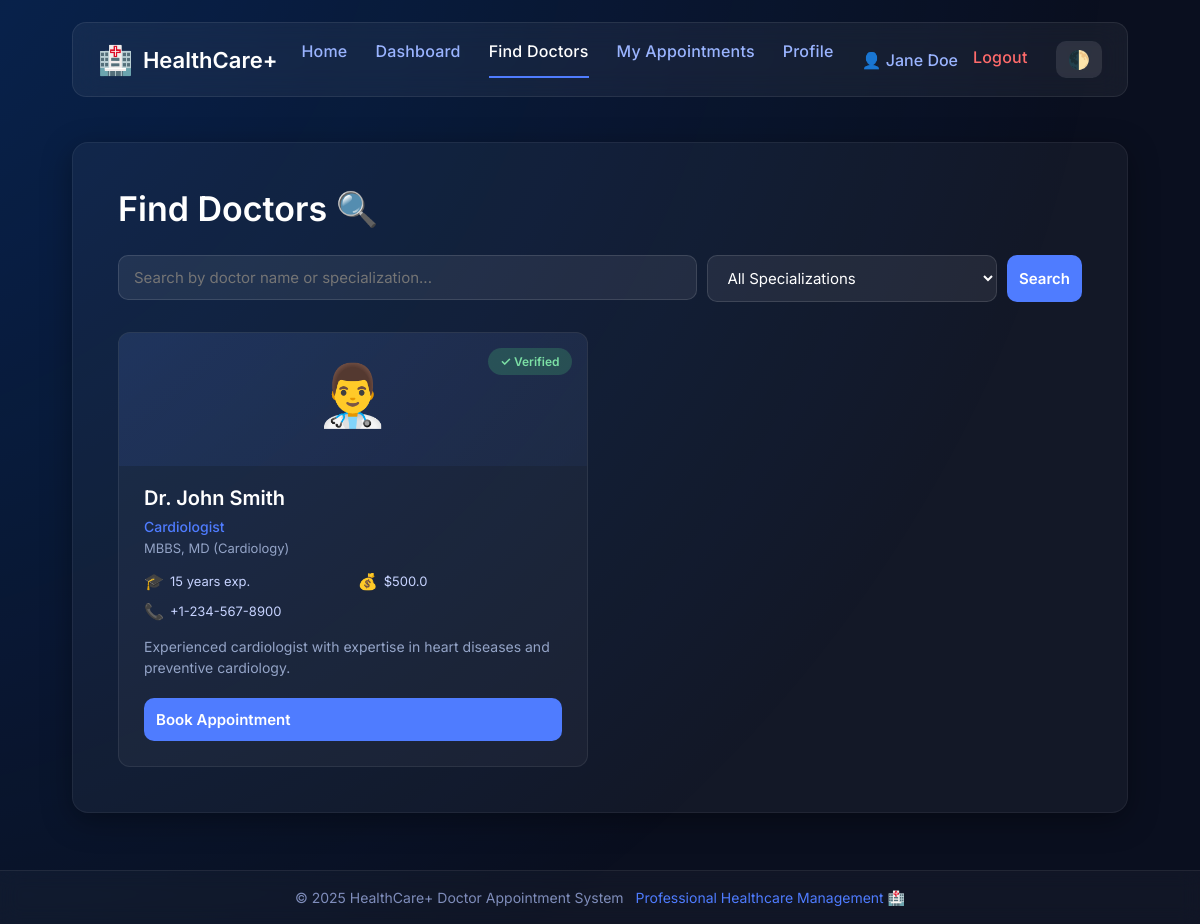
/patient/doctors (signed in), run on an earlier commit of the app's database.
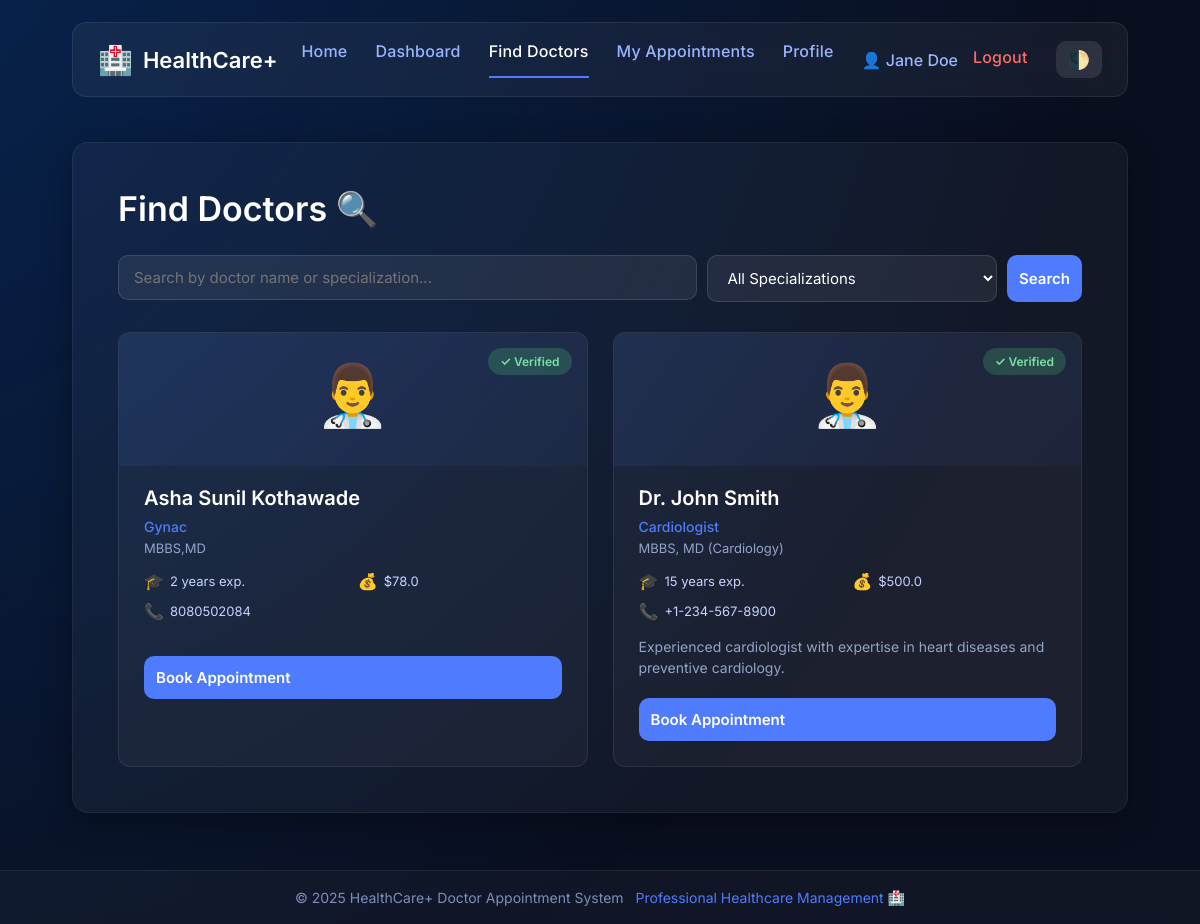
And on a later commit of the database.
### tables this page shows
CREATE TABLE doctors (
id INTEGER PRIMARY KEY AUTOINCREMENT,
user_id INTEGER UNIQUE NOT NULL,
full_name TEXT NOT NULL,
specialization TEXT NOT NULL,
qualification TEXT,
registration_number TEXT UNIQUE NOT NULL,
phone TEXT,
address TEXT,
experience_years INTEGER,
consultation_fee REAL,
bio TEXT,
profile_image TEXT,
is_verified INTEGER DEFAULT 0,
created_at DATETIME DEFAULT CURRENT_TIMESTAMP,
updated_at DATETIME DEFAULT CURRENT_TIMESTAMP,
FOREIGN KEY (user_id) REFERENCES users(id) ON DELETE CASCADE
);

### routes/patient.py (the view)
@patient_bp.route('/doctors')
@patient_required
def find_doctors():
    try:
        with get_db_cursor(patient_bp.config) as cursor:
            search_term = request.args.get('search', '').strip()
            specialization = request.args.get('specialization', '').strip()
            if search_term or specialization:
                doctors = Doctor.search(
                    cursor,
                    search_term=search_term if search_term else None,
                    specialization=specialization if specialization else None
                )
            else:
                doctors = Doctor.get_all_verified(cursor)
            cursor.execute("""
                SELECT DISTINCT specialization
                FROM doctors
                WHERE is_verified = 1
                ORDER BY specialization
            """)
            specializations = [row['specialization']
                               for row in cursor.fetchall()]
            return render_template(
                'patient/doctors.html',
                doctors=doctors,
                specializations=specializations,
                search_term=search_term,
                selected_specialization=specialization,
                title='Find Doctors'
            )
    except Exception as e:
        flash(f'Error loading doctors: {str(e)}', 'error')
        return redirect(url_for('patient.dashboard'))

### models.py (called while the page is built)
    @staticmethod
    def get_all_verified(cursor, limit=None, offset=0):
        query = """
            SELECT d.*, u.email, u.id as user_id
            FROM doctors d
            JOIN users u ON d.user_id = u.id
            WHERE d.is_verified = 1 AND u.is_active = 1
            ORDER BY d.full_name
        """
        if limit:
            query += f" LIMIT {limit} OFFSET {offset}"
        cursor.execute(query)
        return cursor.fetchall()

### utils.py (called while the page is built)
def get_db_connection(config):
    db_path = getattr(config, "DB_PATH", "hospital.db")
    connection = sqlite3.connect(
        db_path,
        detect_types=sqlite3.PARSE_DECLTYPES | sqlite3.PARSE_COLNAMES,
        check_same_thread=False
    )
    connection.row_factory = sqlite3.Row
    connection.execute("PRAGMA foreign_keys = ON")
    return connection

@contextmanager
def get_db_cursor(config):
    connection = get_db_connection(config)
    cursor = connection.cursor()
    try:
        yield cursor
        connection.commit()
    except Exception as e:
        connection.rollback()
        raise e
    finally:
        cursor.close()
        connection.close()

### templates/patient/doctors.html (shortened to what this page needs)
{% extends "base.html" %}
{% block content %}
<div class="page-container">
    <h1>Find Doctors 🔍</h1>
    <div class="search-section">
        <form method="GET" action="{{ url_for('patient.find_doctors') }}" class="search-form">
            <div class="search-row">
                <div class="search-input-wrapper">
                    <input type="text" name="search" class="search-input"
                        placeholder="Search by doctor name or specialization..." value="{{ search_term or '' }}">
                </div>
                <div class="filter-select-wrapper">
                    <select name="specialization" class="form-select">
                        <option value="">All Specializations</option>
                    </select>
                </div>
                <button type="submit" class="btn btn-primary">Search</button>
            </div>
        </form>
    </div>
    {% if doctors %}
    <div class="doctors-grid">
        {% for doctor in doctors %}
        <div class="doctor-card-detailed">
            <div class="doctor-card-header">
                <div class="doctor-avatar-lg">👨‍⚕️</div>
                {% if doctor.is_verified %}
                <span class="verified-badge">✓ Verified</span>
                {% endif %}
            </div>
            <div class="doctor-card-body">
                <h3>{{ doctor.full_name }}</h3>
                <p class="specialization-text">{{ doctor.specialization }}</p>
                <p class="qualification-text">{{ doctor.qualification or '' }}</p>
                <div class="doctor-meta-grid">
                    {% if doctor.experience_years %}
                    <div class="meta-item">
                        <span class="meta-icon">🎓</span>
                        <span>{{ doctor.experience_years }} years exp.</span>
                    </div>
                    {% endif %}
                    {% if doctor.consultation_fee %}
                    <div class="meta-item">
                        <span class="meta-icon">💰</span>
                        <span>${{ doctor.consultation_fee }}</span>
                    </div>
                    {% endif %}
                    {% if doctor.phone %}
                    <div class="meta-item">
                        <span class="meta-icon">📞</span>
                        <span>{{ doctor.phone }}</span>
                    </div>
                    {% endif %}
                </div>
                {% if doctor.bio %}
                <p class="doctor-bio">{{ doctor.bio[:120] }}{% if doctor.bio|length > 120 %}...{% endif %}</p>
                {% endif %}
            </div>
            <div class="doctor-card-footer">
                <a href="{{ url_for('patient.doctor_profile', doctor_id=doctor.id) }}"
                    class="btn btn-primary btn-block">Book Appointment</a>
            </div>
        </div>
        {% endfor %}
    </div>
    {% endif %}
</div>
{% endblock %}

What changed in the data, as far as the page shows it:
added doctors: is_verified "✓ Verified", full_name "Asha Sunil Kothawade", specialization "Gynac", qualification "MBBS,MD", experience_years "2", consultation_fee "78.0", phone "8080502084"
